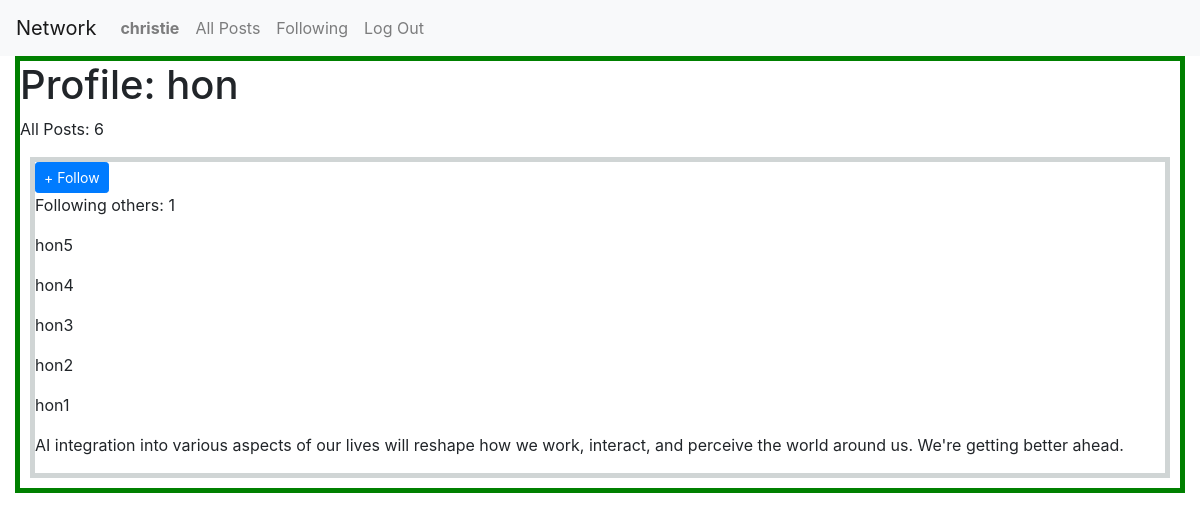
The page /profile/1 (signed in) on the database as committed earlier.
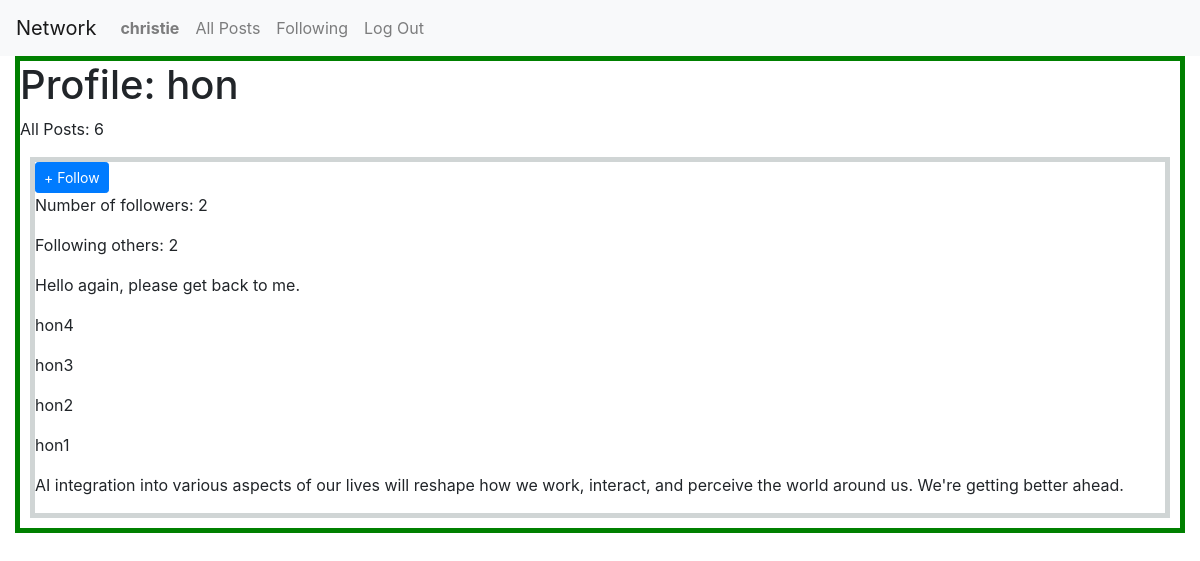
The same page on the database as committed later.
### network/models.py (models this page shows)
class Post(models.Model):
    poster=models.ForeignKey(User,on_delete=models.CASCADE,related_name="posts")
    content=models.TextField()
    timestamp=models.DateTimeField(auto_now_add=True)

### network/views.py (the view)
# urls.py: path('profile/<int:poster_id>',views.profile,name="profile"),
def profile(request,poster_id):
    if request.user.is_authenticated:
        this_user=User.objects.get(pk=poster_id)
        all_user_posts=this_user.posts.all()
        all_user_posts=all_user_posts.order_by('-timestamp')
        number_of_my_followers=this_user.followers.count()
        number_of_my_following=this_user.following_users.count()
        return render(request,'network/profile.html',{'posts':all_user_posts,'num_followers':number_of_my_followers,'num_following':number_of_my_following,'poster':this_user})
    else:
        return redirect('login')

### network/templates/network/profile.html (shortened to what this page needs)
{%extends 'network/layout.html'%} {%block title%}Profile Page{%endblock%}
{%block body%}
<div class="profile-container">
  <h1>Profile: {{poster.username}}</h1>
  <p>All Posts: {{posts|length}}</p>
  <div class="profile">
    {%if poster and request.user != poster%}
      {%if request.GET.is_following == 'True'  %}
    <form action="{% url 'followers' poster.username %}" method="POST">
      {%csrf_token%}
      <button type="submit" class="btn btn-sm btn-primary">+ Unfollow</button>
    </form>
      {%else%}
    <form action="{% url 'followers' poster.username %}" method="POST">
      <button type="submit" class="btn btn-sm btn-primary">+ Follow</button>
    </form>
    {%endif%} {%endif%} {%if num_followers%}
    <p>Number of followers: {{ num_followers }}</p>
    {%endif%} {%if num_following%}
    <p>Following others: {{ num_following }}</p>
    {%endif%} {%if posts%} {%for post in posts%}
    <p>{{ post.content }}</p>
    {%endfor%} {%else%}
    <p>No posts have been posted yet!</p>
    {%endif%}
  </div>
</div>
{%endblock%}

Rows that differ between the two databases and show on the page:
changed Post: content "hon5" → "Hello again, please get back to me."
Other text that changed with them:
{{ num_followers }}: (not shown) → "2"
{{ num_following }}: "1" → "2"
text now shown: "Number of followers:"
